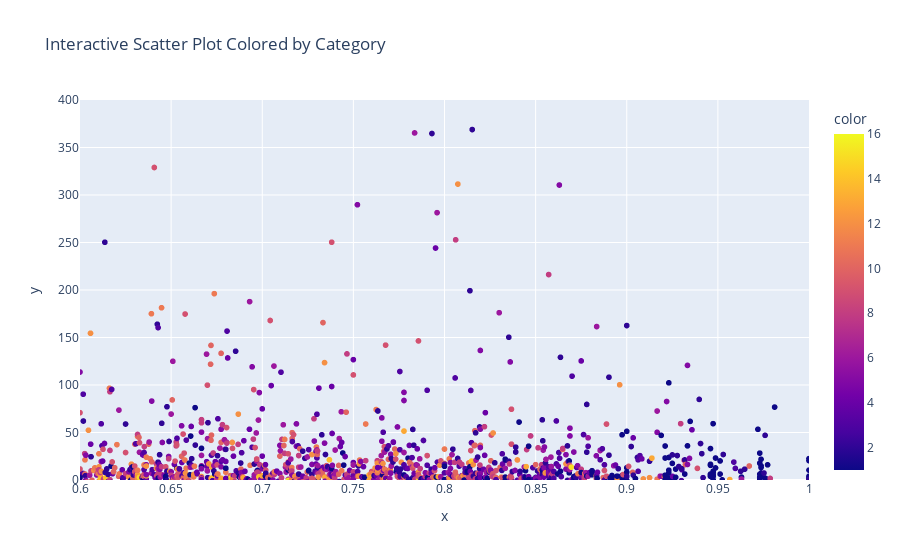

Notebook source saved alongside this figure:
### Code cell
import plotly.express as px

# plt.scatter(total_combined['EOC'], total_combined['engagement_score'], color= total_combined['chapter_number'])

fig = px.scatter(df, x=total_combined['EOC'], y=total_combined['engagement_score'], color=total_combined['chapter_number'], 
                 title='Interactive Scatter Plot Colored by Category',
                 labels={'X': 'EOC', 'Y': 'engagement_score'})  # Customize axis labels

fig.update_xaxes(range=[0.6, 1])
fig.update_yaxes(range=[0, 400])
fig.show()

### Figure 1 — Plotly figure (JSON) as saved in the notebook; plotly's stock layout.template omitted (floating-point values rounded to 4 significant figures; data arrays with more than 128 entries replaced by an {"elided": "..."} marker saying what was removed)
{"data": [{"hovertemplate": "x=%{x}<br>y=%{y}<br>color=%{marker.color}<extra></extra>", "legendgroup": "", "marker": {"color": {"elided": "2322 int values"}, "coloraxis": "coloraxis", "symbol": "circle"}, "mode": "markers", "name": "", "showlegend": false, "type": "scattergl", "x": {"elided": "2322 float values"}, "xaxis": "x", "y": {"elided": "2322 float values"}, "yaxis": "y"}], "layout": {"coloraxis": {"colorbar": {"title": {"text": "color"}}, "colorscale": [[0, "#0d0887"], [0.1111, "#46039f"], [0.2222, "#7201a8"], [0.3333, "#9c179e"], [0.4444, "#bd3786"], [0.5556, "#d8576b"], [0.6667, "#ed7953"], [0.7778, "#fb9f3a"], [0.8889, "#fdca26"], [1, "#f0f921"]]}, "legend": {"tracegroupgap": 0}, "title": {"text": "Interactive Scatter Plot Colored by Category"}, "xaxis": {"anchor": "y", "domain": [0, 1], "range": [0.6, 1], "title": {"text": "x"}}, "yaxis": {"anchor": "x", "domain": [0, 1], "range": [0, 400], "title": {"text": "y"}}}}
